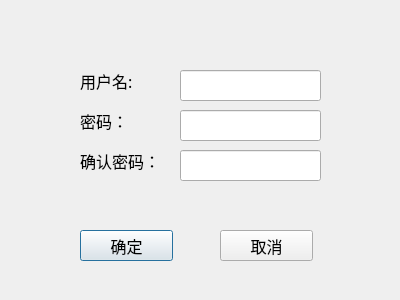
<?xml version="1.0" encoding="UTF-8"?>
<ui version="4.0">
 <class>Reg</class>
 <widget class="QDialog" name="Reg">
  <property name="geometry">
   <rect>
    <x>0</x>
    <y>0</y>
    <width>400</width>
    <height>300</height>
   </rect>
  </property>
  <property name="windowTitle">
   <string>Dialog</string>
  </property>
  <widget class="QLabel" name="label">
   <property name="geometry">
    <rect>
     <x>80</x>
     <y>70</y>
     <width>71</width>
     <height>21</height>
    </rect>
   </property>
   <property name="font">
    <font>
     <family>幼圆</family>
     <pointsize>12</pointsize>
    </font>
   </property>
   <property name="text">
    <string>用户名:</string>
   </property>
  </widget>
  <widget class="QLabel" name="label_2">
   <property name="geometry">
    <rect>
     <x>80</x>
     <y>110</y>
     <width>51</width>
     <height>21</height>
    </rect>
   </property>
   <property name="font">
    <font>
     <family>幼圆</family>
     <pointsize>12</pointsize>
    </font>
   </property>
   <property name="text">
    <string>密码：</string>
   </property>
  </widget>
  <widget class="QLabel" name="label_3">
   <property name="geometry">
    <rect>
     <x>80</x>
     <y>150</y>
     <width>91</width>
     <height>21</height>
    </rect>
   </property>
   <property name="font">
    <font>
     <family>幼圆</family>
     <pointsize>12</pointsize>
    </font>
   </property>
   <property name="text">
    <string>确认密码：</string>
   </property>
  </widget>
  <widget class="QLineEdit" name="lineEdit">
   <property name="geometry">
    <rect>
     <x>180</x>
     <y>70</y>
     <width>141</width>
     <height>31</height>
    </rect>
   </property>
   <property name="font">
    <font>
     <family>幼圆</family>
     <pointsize>12</pointsize>
    </font>
   </property>
   <property name="text">
    <string/>
   </property>
  </widget>
  <widget class="QLineEdit" name="lineEdit_2">
   <property name="geometry">
    <rect>
     <x>180</x>
     <y>110</y>
     <width>141</width>
     <height>31</height>
    </rect>
   </property>
   <property name="font">
    <font>
     <pointsize>12</pointsize>
    </font>
   </property>
   <property name="inputMethodHints">
    <set>Qt::ImhNoAutoUppercase|Qt::ImhNoPredictiveText|Qt::ImhSensitiveData</set>
   </property>
   <property name="text">
    <string/>
   </property>
   <property name="echoMode">
    <enum>QLineEdit::PasswordEchoOnEdit</enum>
   </property>
  </widget>
  <widget class="QLineEdit" name="lineEdit_3">
   <property name="geometry">
    <rect>
     <x>180</x>
     <y>150</y>
     <width>141</width>
     <height>31</height>
    </rect>
   </property>
   <property name="font">
    <font>
     <pointsize>12</pointsize>
    </font>
   </property>
   <property name="text">
    <string/>
   </property>
   <property name="echoMode">
    <enum>QLineEdit::PasswordEchoOnEdit</enum>
   </property>
  </widget>
  <widget class="QPushButton" name="yes">
   <property name="geometry">
    <rect>
     <x>80</x>
     <y>230</y>
     <width>93</width>
     <height>31</height>
    </rect>
   </property>
   <property name="font">
    <font>
     <family>幼圆</family>
     <pointsize>12</pointsize>
    </font>
   </property>
   <property name="text">
    <string>确定</string>
   </property>
  </widget>
  <widget class="QPushButton" name="no">
   <property name="geometry">
    <rect>
     <x>220</x>
     <y>230</y>
     <width>93</width>
     <height>31</height>
    </rect>
   </property>
   <property name="font">
    <font>
     <family>幼圆</family>
     <pointsize>12</pointsize>
    </font>
   </property>
   <property name="text">
    <string>取消</string>
   </property>
  </widget>
 </widget>
 <resources/>
 <connections/>
</ui>
